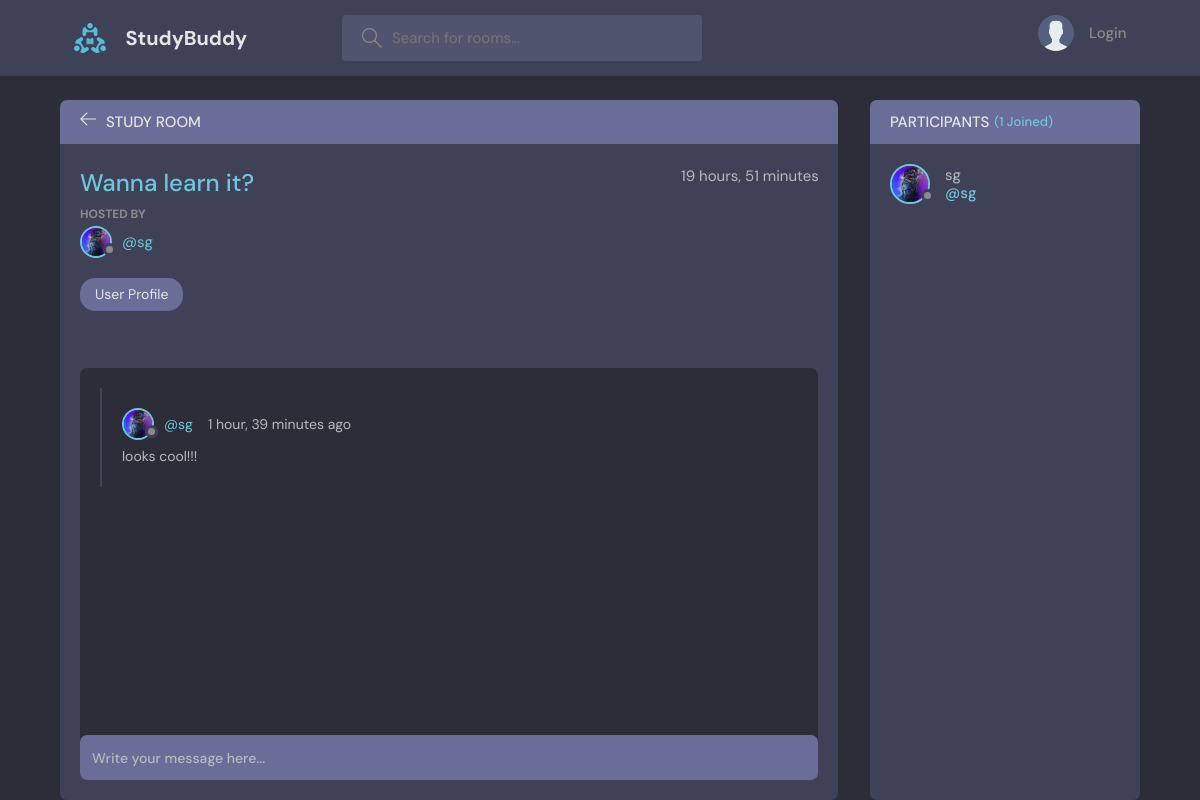
The app's page /room/1/, older data.
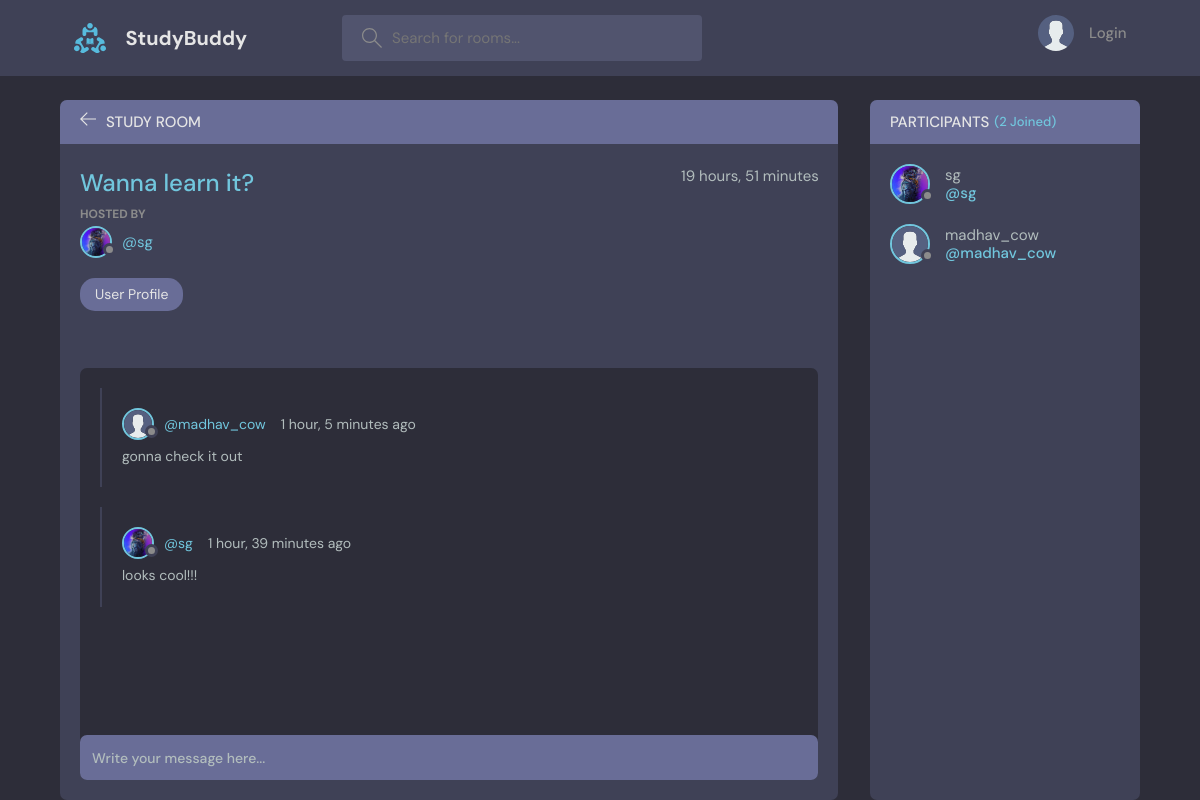
The same page, newer data.
### base/models.py (models this page shows, shortened)
class Room(models.Model):
    host = models.ForeignKey(User, on_delete=models.SET_NULL, null = True)
    topic = models.ForeignKey(Topic, on_delete=models.SET_NULL, null=True)
    name=models.CharField(max_length=200)
    participants=models.ManyToManyField(User, related_name='participants',blank=True)
    description=models.TextField(blank=True,null=True)
    updated = models.DateTimeField(auto_now=True)
    created=models.DateField(auto_now_add=True)
    class Meta:
        ordering=['-updated','-created']

class User(AbstractUser):
    name=models.CharField(max_length=200,null=True)
    email=models.EmailField(unique=True,null=True)
    bio=models.TextField(null=True)
    avatar=models.ImageField(null=True,default="avatar.svg")
    USERNAME_FIELD='email'
    REQUIRED_FIELDS=[]

class Topic(models.Model):
    name = models.CharField(max_length=200)
    def __str__(self):
        return self.name

class Message(models.Model):
    user = models.ForeignKey(User, on_delete = models.CASCADE)
    room = models.ForeignKey(Room, on_delete=models.CASCADE)
    body = models.TextField()
    updated = models.DateTimeField(auto_now=True)
    created = models.DateTimeField(auto_now_add=True)
    class Meta:
        ordering=['-updated','-created']

### base/views.py (the view, shortened to what this page needs)
# urls.py: path("room/<str:pk>/",views.room,name='room'),
def room(request,pk):
    room=Room.objects.get(id=pk)
    participants=room.participants.all()
    room_messages=room.message_set.all().order_by('-created')
    context={'room':room,'room_messages':room_messages,'participants':participants}
    return render(request,'base/room.html',context)

### base/templates/base/room.html (shortened to what this page needs)
{% extends 'main.html' %}
{% block content %}
    <main class="profile-page layout layout--2">
      <div class="container">
        <div class="room">
          <div class="room__top">
            <div class="room__topLeft">
              <a href="{% url 'home' %}">
                <svg version="1.1" xmlns="http://www.w3.org/2000/svg" width="32" height="32" viewBox="0 0 32 32">
                  <title>arrow-left</title>
                  <path
                    d="M13.723 2.286l-13.723 13.714 13.719 13.714 1.616-1.611-10.96-10.96h27.625v-2.286h-27.625l10.965-10.965-1.616-1.607z"
                  ></path>
                </svg>
              </a>
              <h3>Study Room</h3>
            </div>
          </div>
          <div class="room__box scroll">
            <div class="room__header scroll">
              <div class="room__info">
                <h3>{{room.name}}</h3>
                <span>{{room.created|timesince}}</span>
              </div>
              <div class="room__hosted">
                <p>Hosted By</p>
                <a href="{% url 'user-profile' room.host.id %}" class="room__author">
                  <div class="avatar avatar--small">
                    <img src="{{room.host.avatar.url}}" />
                  </div>
                  <span>@{{room.host.username}}</span>
                </a>
              </div>
              <span class="room__topics">{{room.topic}}</span>
            </div>
            <div class="room__conversation">
              <div class="threads scroll">
                {% for message in room_messages %}
                <div class="thread">
                  <div class="thread__top">
                    <div class="thread__author">
                      <a href="{% url 'user-profile' message.user.id %}" class="thread__authorInfo">
                        <div class="avatar avatar--small">
                          <img src="{{message.user.avatar.url}}" />
                        </div>
                        <span>@{{message.user.username}}</span>
                      </a>
                      <span class="thread__date">{{message.created|timesince}} ago</span>
                    </div>
                  </div>
                  <div class="thread__details">
                    {{message.body}}
                  </div>
                </div>
                {% endfor %}
              </div>
            </div>
          </div>
          <div class="room__message">
            <form action="" method="POST">
              <input name="body" placeholder="Write your message here..." />
            </form>
          </div>
        </div>
        <div class="participants">
          <h3 class="participants__top">Participants <span>({{participants.count}} Joined)</span></h3>
          <div class="participants__list scroll">
            {% for participant in participants %}
            <a href="{% url 'user-profile' participant.id %}" class="participant">
              <div class="avatar avatar--medium">
                <img src="{{participant.avatar.url}}" />
              </div>
              <p>
                {{participant.username}}
                <span>@{{participant.username}}</span>
              </p>
            </a>
            {% endfor %}
          </div>
        </div>
      </div>
    </main>
    {% endblock content %}

### templates/main.html (shortened to what this page needs)
<!DOCTYPE html>
{% load static %}
<html lang="en">
  <head>
    <link rel="stylesheet" href="{% static 'styles/style.css' %}" />
  </head>
  <body>
    {% include 'navbar.html' %}
    {% block content %}
    {% endblock %}
  </body>
</html>

### templates/navbar.html (shortened to what this page needs)
{% load static %}
<header class="header header--loggedIn">
    <div class="container">
      <a href="{% url 'home' %}" class="header__logo">
        <img src="{% static 'images/logo.svg' %}" />
        <h1>StudyBuddy</h1>
      </a>
      <form class="header__search" method="GET" action="{% url 'home' %}">
        <label>
          <input name="q" placeholder="Search for rooms..." />
        </label>
      </form>
      <nav class="header__menu">
        {% if request.user.is_authenticated %}
        <div class="header__user">
          <a href="{% url 'update-user' %}">
            <div class="avatar avatar--medium active">
              <img src="{{request.user.avatar.url}}" />
            </div>
            <p>{{ request.user}} <span>@{{ request.user.username }}</span></p>
          </a>
          <button class="dropdown-button">
            <svg version="1.1" xmlns="http://www.w3.org/2000/svg" width="32" height="32" viewBox="0 0 32 32">
              <title>chevron-down</title>
              <path d="M16 21l-13-13h-3l16 16 16-16h-3l-13 13z"></path>
            </svg>
          </button>
        </div>
         {% else %}
        <a href="{% url 'login' %}">
          <img src="{% static 'images/avatar.svg' %}" />
          <p>Login</p>
        </a>
        {% endif %}
      </nav>
    </div>
  </header>

Row changes from the older to the newer data that the page shows:
added Message: user.avatar (placeholder picture), user.username "madhav_cow", created "1 hour, 5 minutes", body "gonna check it out"
added User: avatar (placeholder picture), username "madhav_cow"
Text that changed along with them:
{{ participants.count }}: "1" → "2"
